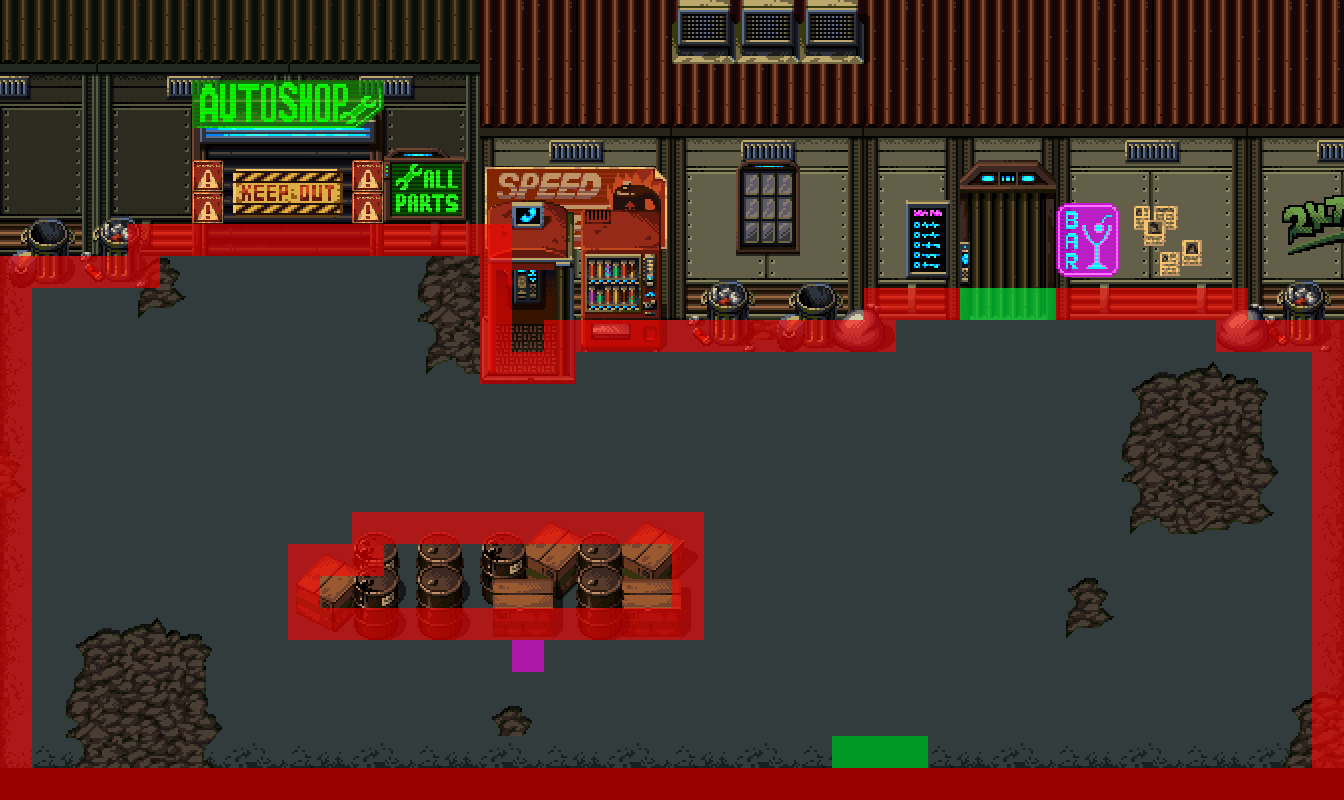

Rendered tile map (Tiled .tmx) drawn with the repository's tilesets; below, a short description and the map source with its tile grids summarised:
An orthogonal 42x25 tile map with 32x32 px tiles, 13 tile layers (Suelo, Suelo_2, Pared, Doors_Windows, ...), 3 tilesets and 1 object.

<map version="1.4" tiledversion="1.4.2" orientation="orthogonal" renderorder="right-down" width="42" height="25" tilewidth="32" tileheight="32" infinite="0" nextlayerid="19" nextobjectid="4">
 <editorsettings>
  <export target="world_cantina_exterior.tmx" format="tmx" />
 </editorsettings>
 <properties>
  <property name="doorLayer" type="int" value="10" />
  <property name="interactions" type="int" value="13" />
  <property name="wallLayer" type="int" value="11" />
 </properties>
 <tileset firstgid="1" name="Gasstation_v01" tilewidth="32" tileheight="32" tilecount="494" columns="26">
  <image source="prop_gasstation_v01_w.png" width="832" height="608" />
 </tileset>
 <tileset firstgid="495" name="Collisions" tilewidth="32" tileheight="32" tilecount="3" columns="3">
  <image source="prop_collsions_v01.png" width="96" height="33" />
 </tileset>
 <tileset firstgid="498" name="Collisions" tilewidth="32" tileheight="32" tilecount="3" columns="3">
  <image source="prop_collsions_v01.png" width="96" height="33" />
 </tileset>
 <layer id="8" name="Suelo" width="42" height="25">
  <data>[1050 cells, 618 non-empty, 30 distinct tile ids]</data>
 </layer>
 <layer id="7" name="Suelo_2" width="42" height="25">
  <data>[1050 cells, 110 non-empty, 35 distinct tile ids]</data>
 </layer>
 <layer id="5" name="Pared" width="42" height="25">
  <data>[1050 cells, 390 non-empty, 126 distinct tile ids]</data>
 </layer>
 <layer id="6" name="Doors_Windows" width="42" height="25">
  <data>[1050 cells, 51 non-empty, 51 distinct tile ids]</data>
 </layer>
 <layer id="9" name="Carteles" width="42" height="25">
  <data>[1050 cells, 76 non-empty, 73 distinct tile ids]</data>
 </layer>
 <layer id="14" name="Otros_Mundo_5" width="42" height="25">
  <data>[1050 cells, 42 non-empty, 33 distinct tile ids]</data>
 </layer>
 <layer id="11" name="Otros_Mundo_2" width="42" height="25">
  <data>[1050 cells, 34 non-empty, 28 distinct tile ids]</data>
 </layer>
 <layer id="13" name="Otros_Mundo_4" width="42" height="25">
  <data>[1050 cells, 12 non-empty, 12 distinct tile ids]</data>
 </layer>
 <layer id="10" name="Otros_Mundo_1" width="42" height="25">
  <data>[1050 cells, 63 non-empty, 63 distinct tile ids]</data>
 </layer>
 <layer id="12" name="Otros_Mundo_3" width="42" height="25">
  <data>[1050 cells, 30 non-empty, 22 distinct tile ids]</data>
 </layer>
 <layer id="15" name="Collisions_Door" width="42" height="25">
  <properties>
   <property name="drawable" type="int" value="0" />
  </properties>
  <data>[1050 cells, 6 non-empty, 2 distinct tile ids]</data>
 </layer>
 <layer id="16" name="Collisions_Wall" width="42" height="25">
  <properties>
   <property name="drawable" type="int" value="0" />
  </properties>
  <data>[1050 cells, 147 non-empty, 2 distinct tile ids]</data>
 </layer>
 <layer id="17" name="Collisions_Interact" width="42" height="25">
  <properties>
   <property name="drawable" type="int" value="0" />
  </properties>
  <data>[1050 cells, 1 non-empty, 1 distinct tile ids]</data>
 </layer>
 <objectgroup id="18" name="Interactions">
  <object id="3" x="512" y="640" width="32" height="32">
   <properties>
    <property name="interaction" value="crazyman" />
   </properties>
  </object>
 </objectgroup>
</map>
